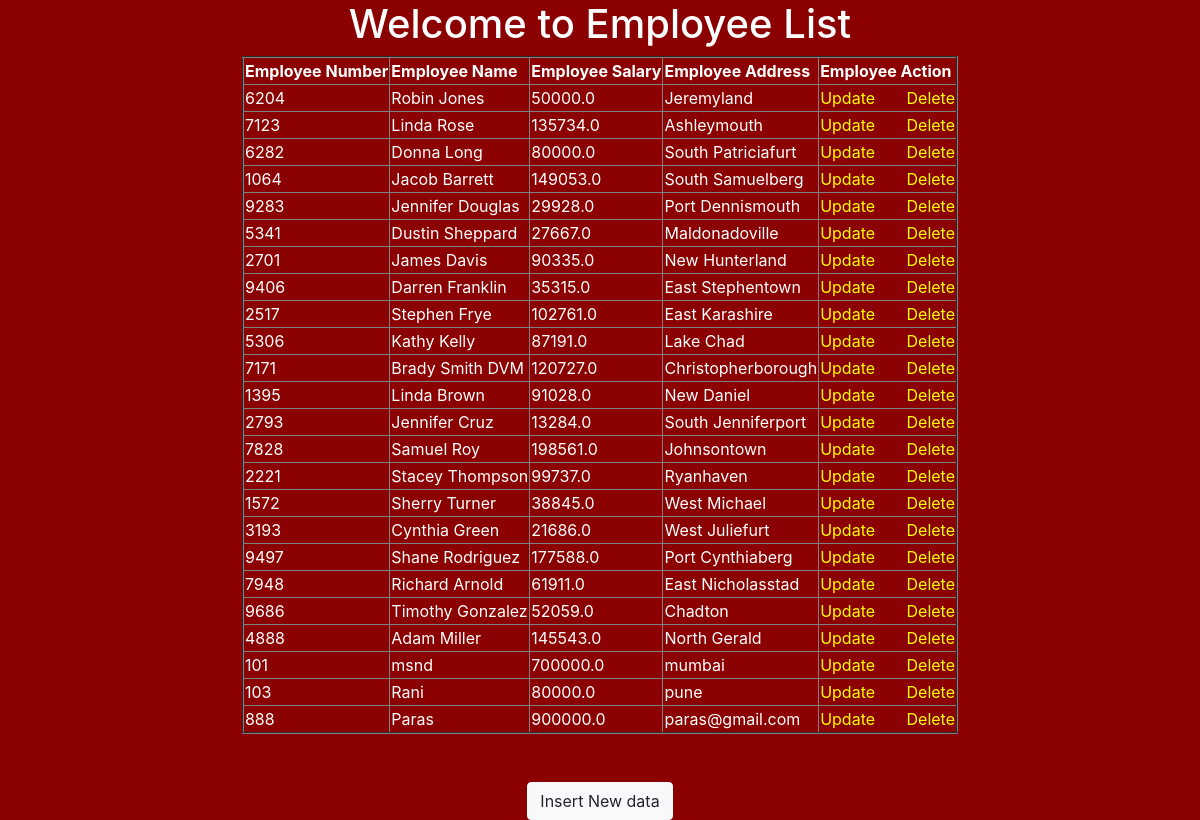
The page / on the database its author committed.
### testapp/models.py (models this page shows)
class Employee(models.Model):
    eno=models.IntegerField()
    ename=models.CharField(max_length=64)
    esal=models.FloatField()
    eaddr=models.CharField(max_length=64)

### testapp/views.py (the view)
# urls.py: path('',views.retrive_view),
def retrive_view(request):
    emp_list=Employee.objects.all()
    return render(request,'testapp/index.html',{'emp_list':emp_list})

### templates/testapp/index.html
<!DOCTYPE html>
{% extends 'testapp/base.html' %}
{% block body_block %}
<h1> Welcome to Employee List</h1>
<table border="2">
    <thead>
    <th>Employee Number</th>
    <th>Employee Name</th>
    <th>Employee Salary</th>
    <th>Employee Address</th>
    <th>Employee Action</th>
    </thead>
    {% for emp in emp_list %}
    <tr>
        <td>{{emp.eno}}</td>
        <td>{{emp.ename}}</td>
        <td>{{emp.esal}}</td>
        <td>{{emp.eaddr}}</td>
        <td><a href="/update/{{emp.id}}">Update</a>&nbsp&nbsp&nbsp&nbsp&nbsp&nbsp&nbsp<a href="/delete/{{emp.id}}">Delete</a></td>
    </tr>
    {% endfor %}
</table>
<br><br>
<a href="/insert" class="btn btn-light" >Insert New data</a>
{% endblock %}

### templates/testapp/base.html (shortened to what this page needs)
<!DOCTYPE html>
<html lang="en">
<head>
    <link rel="stylesheet" href="https://cdn.jsdelivr.net/npm/bootstrap@4.6.2/dist/css/bootstrap.min.css"
>
</head>
<body>
   <div class="container" align="center">
       {% block body_block %}
       {% endblock %}
   </div>
</body>
</html>

### templates/testapp/base.html (style rules this page uses)
body { background:darkred; color:white; }
a { color:yellow; }

### rows shown on the page
Employee: eno "6204", ename "Robin Jones", esal "50000.0", eaddr "Jeremyland"
Employee: eno "7123", ename "Linda Rose", esal "135734.0", eaddr "Ashleymouth"
Employee: eno "6282", ename "Donna Long", esal "80000.0", eaddr "South Patriciafurt"
Employee: eno "1064", ename "Jacob Barrett", esal "149053.0", eaddr "South Samuelberg"
Employee: eno "9283", ename "Jennifer Douglas", esal "29928.0", eaddr "Port Dennismouth"
Employee: eno "5341", ename "Dustin Sheppard", esal "27667.0", eaddr "Maldonadoville"
Employee: eno "2701", ename "James Davis", esal "90335.0", eaddr "New Hunterland"
Employee: eno "9406", ename "Darren Franklin", esal "35315.0", eaddr "East Stephentown"
Employee: eno "2517", ename "Stephen Frye", esal "102761.0", eaddr "East Karashire"
Employee: eno "5306", ename "Kathy Kelly", esal "87191.0", eaddr "Lake Chad"
Employee: eno "7171", ename "Brady Smith DVM", esal "120727.0", eaddr "Christopherborough"
Employee: eno "1395", ename "Linda Brown", esal "91028.0", eaddr "New Daniel"
Employee: eno "2793", ename "Jennifer Cruz", esal "13284.0", eaddr "South Jenniferport"
Employee: eno "7828", ename "Samuel Roy", esal "198561.0", eaddr "Johnsontown"
Employee: eno "2221", ename "Stacey Thompson", esal "99737.0", eaddr "Ryanhaven"
Employee: eno "1572", ename "Sherry Turner", esal "38845.0", eaddr "West Michael"
Employee: eno "3193", ename "Cynthia Green", esal "21686.0", eaddr "West Juliefurt"
Employee: eno "9497", ename "Shane Rodriguez", esal "177588.0", eaddr "Port Cynthiaberg"
Employee: eno "7948", ename "Richard Arnold", esal "61911.0", eaddr "East Nicholasstad"
Employee: eno "9686", ename "Timothy Gonzalez", esal "52059.0", eaddr "Chadton"
Employee: eno "4888", ename "Adam Miller", esal "145543.0", eaddr "North Gerald"
Employee: eno "101", ename "msnd", esal "700000.0", eaddr "mumbai"
Employee: eno "103", ename "Rani", esal "80000.0", eaddr "pune"
Employee: eno "888", ename "Paras", esal "900000.0", eaddr "paras@gmail.com"
